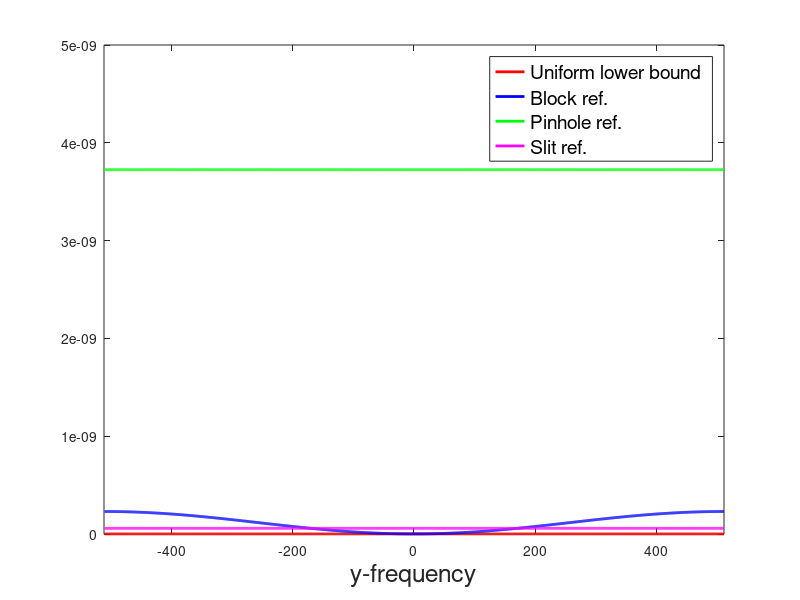

Write the MATLAB code that produced this figure.
% Reproduces Figure 7c of the paper
% "Holographic Phase Retrieval and Optimal Reference Design",
% by David Barmherzig, Ju Sun, Emmanuel Candes, T.J. Lane, and Po-Nan Li.
%%%%%%%%%%%%%%%%%%%%%%%%%%%%%%%%%%%%%%%%%%%%%%%%%%%%%%%%%%%%%%%%%%%%%%%%%%%%%%%clear all
n=64;
m=1024;
bndry=511;
for k1=-bndry:bndry+1
    k2=0;
    lower_bnd(k1+bndry+1)=1/(m^4);
    scaler_b(k1+bndry+1)=( (1/(m^2))+2*((n-1)/(m^2))*(1-cos(2*pi*k1/m)) )*( (1/(m^2))+2*((n-1)/(m^2))*(1-cos(2*pi*k2/m)));
    scaler_p(k1+bndry+1)=((n^2)/(m^4));
    scaler_s(k1+bndry+1)=(n/(m^2))*( (1/(m^2))+2*((n-1)/(m^2))*(1-cos(2*pi*k2/m)));
end
figure;
plot([-bndry:bndry+1],lower_bnd,'red','LineWidth',2)
hold on;
plot([-bndry:bndry+1],scaler_b,'blue','LineWidth',2)
hold on;
plot([-bndry:bndry+1],scaler_p,'green','LineWidth',2)
hold on;
plot([-bndry:bndry+1],scaler_s,'magenta','LineWidth',2)
hold off
legend({'Uniform lower bound','Block ref.', 'Pinhole ref.', 'Slit ref.'},'FontSize',14)
xlabel('y-frequency','FontSize',18)
xlim([-512,512])